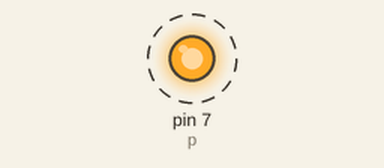
A program run on a simulated Raspberry Pi (header pin numbers). Parts: output pins drawn as LEDs (lit = HIGH). Dashed ring = blinking. What the program prints to the terminal is not drawn.

Above: at 0.02 s.
Timing chart, 0 to 3.0 s (numbered marks = the images above):
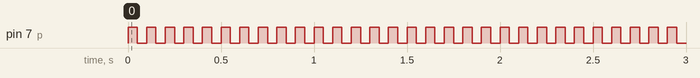

Measured:
- by itself, pin 7 (p): alternates HIGH for 0.05 s and LOW for 0.05 s

The program:

gpio.pwm.flash.py
```python
#!/usr/bin/env python
# A simple example to blink and led with pwm

import RPi.GPIO as GPIO
GPIO.setmode(GPIO.BOARD)    # use board pin numbers
GPIO.setup(7, GPIO.OUT)    # pin 7 is output

p = GPIO.PWM(7, 10)       # pin 7, freq in Hz
p.start(50)                  # duty cycle %
raw_input('Press return to stop:')
p.stop()
GPIO.cleanup()
```
